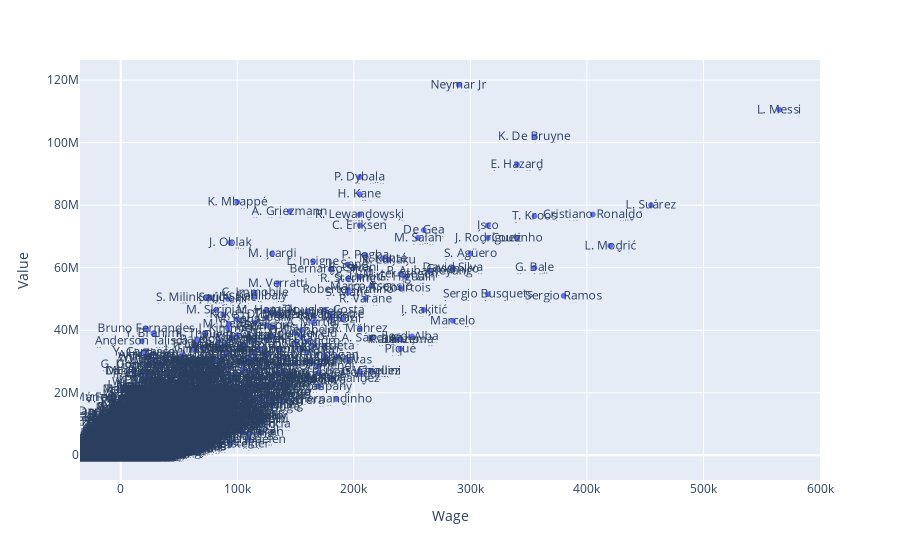

Notebook code cell kept with this figure:
### Code cell
import plotly.express as px
fig = px.scatter(df1, x='Wage', y='Value', text='Name')
fig

### Figure 1 — Plotly figure (JSON) as saved in the notebook; plotly's stock layout.template omitted (floating-point values rounded to 4 significant figures; data arrays with more than 128 entries replaced by an {"elided": "..."} marker saying what was removed)
{"data": [{"hovertemplate": "Wage=%{x}<br>Value=%{y}<br>Name=%{text}<extra></extra>", "legendgroup": "", "marker": {"color": "#636efa", "symbol": "circle"}, "mode": "markers+text", "name": "", "showlegend": false, "text": {"elided": "18207 str values"}, "type": "scattergl", "x": {"elided": "18207 int values"}, "xaxis": "x", "y": {"elided": "18207 float values"}, "yaxis": "y"}], "layout": {"legend": {"tracegroupgap": 0}, "margin": {"t": 60}, "xaxis": {"anchor": "y", "domain": [0, 1], "title": {"text": "Wage"}}, "yaxis": {"anchor": "x", "domain": [0, 1], "title": {"text": "Value"}}}}
